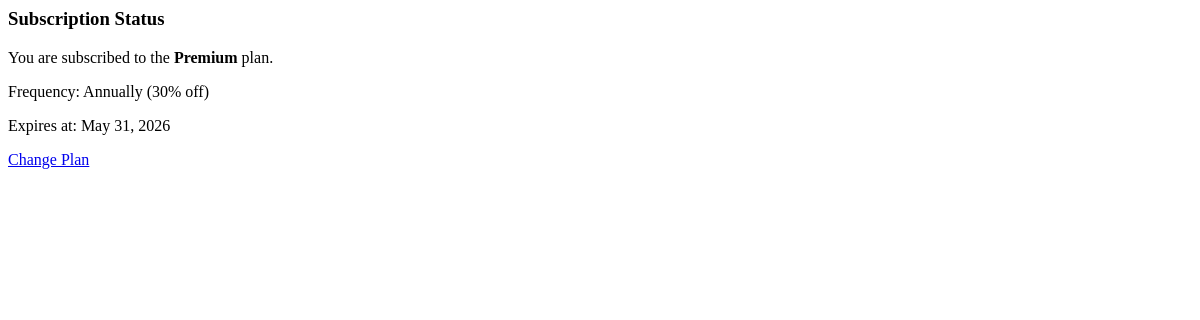
The app's page /accounts/profile/subscription/ (signed in), older data.
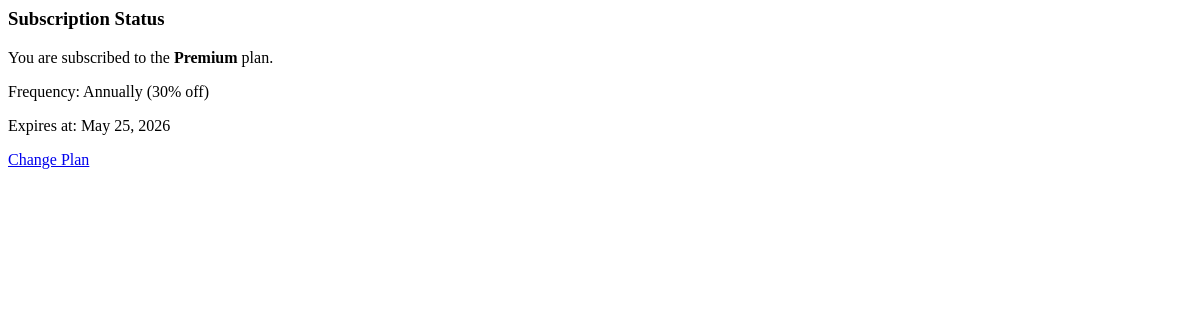
The same page, newer data.
### subscriptions/models.py (models this page shows, shortened)
class UserSubscription(models.Model):
    user = models.OneToOneField(
        settings.AUTH_USER_MODEL,
        on_delete=models.CASCADE
    )
    plan = models.ForeignKey(
        SubscriptionPlan,
        on_delete=models.SET_NULL,
        null=True
    )
    frequency = models.ForeignKey(
        SubscriptionFrequency,
        on_delete=models.SET_NULL,
        null=True
    )
    start_date = models.DateTimeField(auto_now_add=True)
    expires_at = models.DateTimeField()

class SubscriptionPlan(models.Model):
    PLAN_CHOICES = [
        ('basic', 'Basic'),
        ('premium', 'Premium'),
    ]
    name = models.CharField(max_length=20, choices=PLAN_CHOICES, unique=True)
    topic_limit = models.PositiveIntegerField(default=2)

class SubscriptionFrequency(models.Model):
    name = models.CharField(max_length=20, unique=True)
    duration_days = models.PositiveIntegerField()
    discount_percent = models.PositiveIntegerField(default=0)

### accounts/views.py (the view)
# urls.py: path('profile/subscription/', views.load_subscription_partial, name='load_subscription_partial'),
@login_required
def load_subscription_partial(request):
    try:
        subscription = request.user.usersubscription
    except UserSubscription.DoesNotExist:
        subscription = None
    return render(request, 'account/includes/partial_subscription.html', {
        'subscription': subscription
    })

### templates/account/includes/partial_subscription.html (shortened to what this page needs)
<div class="subscription-status">
    {% if subscription %}
        <h3>Subscription Status</h3>
        <p>
            You are subscribed to the <strong>{{ subscription.plan.name|capfirst }}</strong> plan.
        </p>
        <p>
            Frequency: {{ subscription.frequency.name }} ({{ subscription.frequency.discount_percent }}% off)
        </p>
        <p>
            Expires at: {{ subscription.expires_at|date:"F j, Y" }}
        </p>
        <a href="{% url 'choose_plan' %}" class="neon-button">
            Change Plan
        </a>
    {% endif %}
</div>

Row changes from the older to the newer data that the page shows:
changed UserSubscription "Premium": expires_at "May 31, 2026" → "May 25, 2026"
